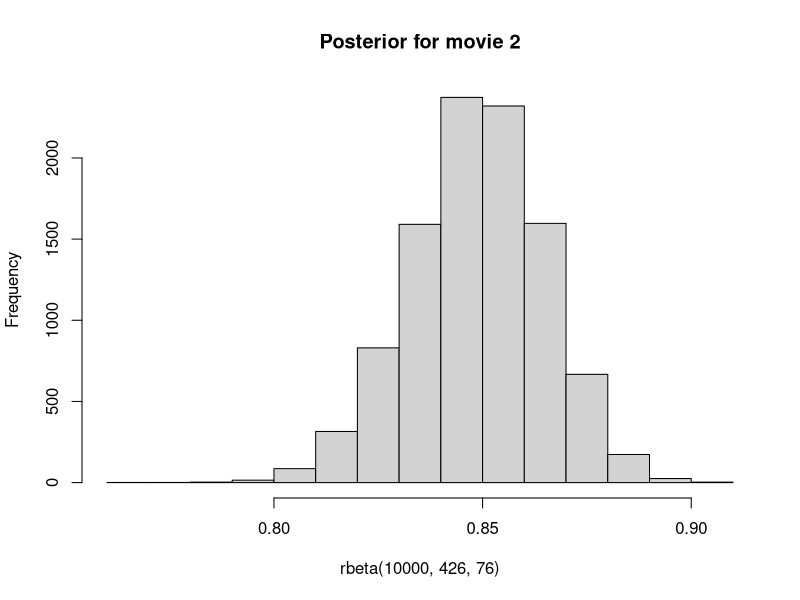
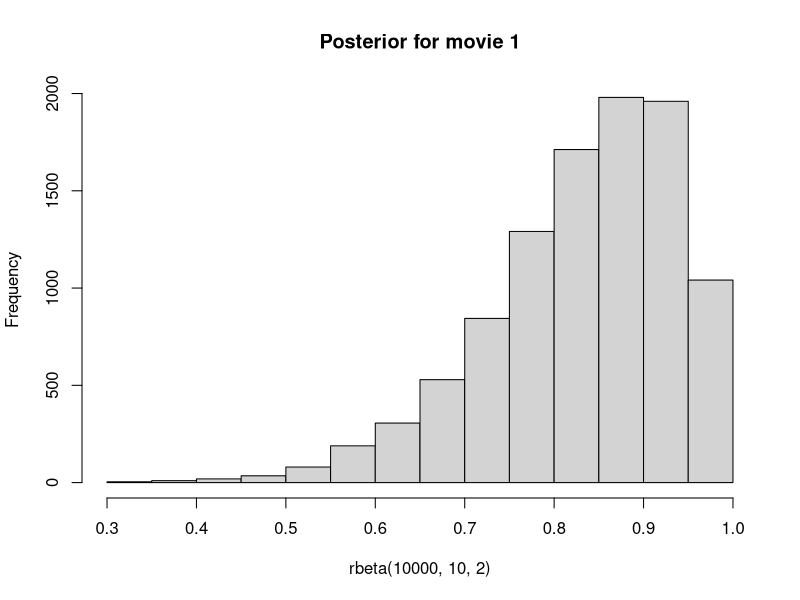
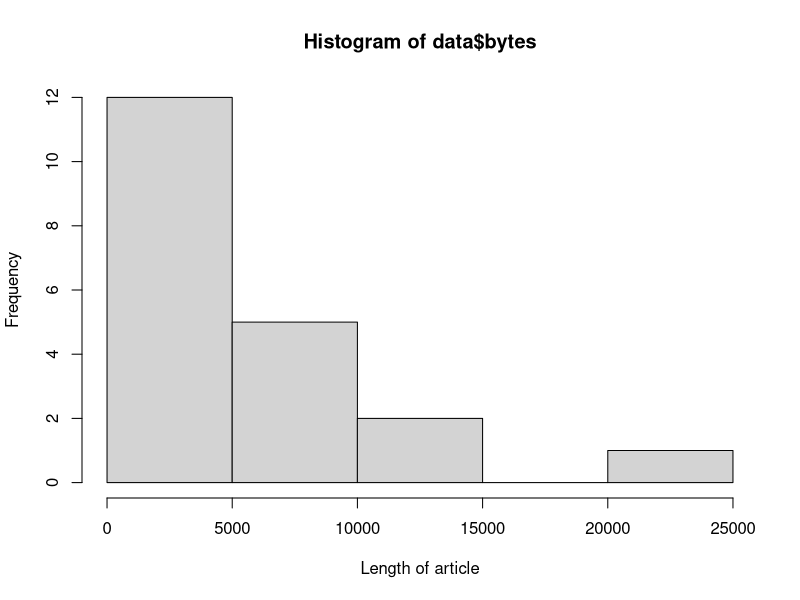
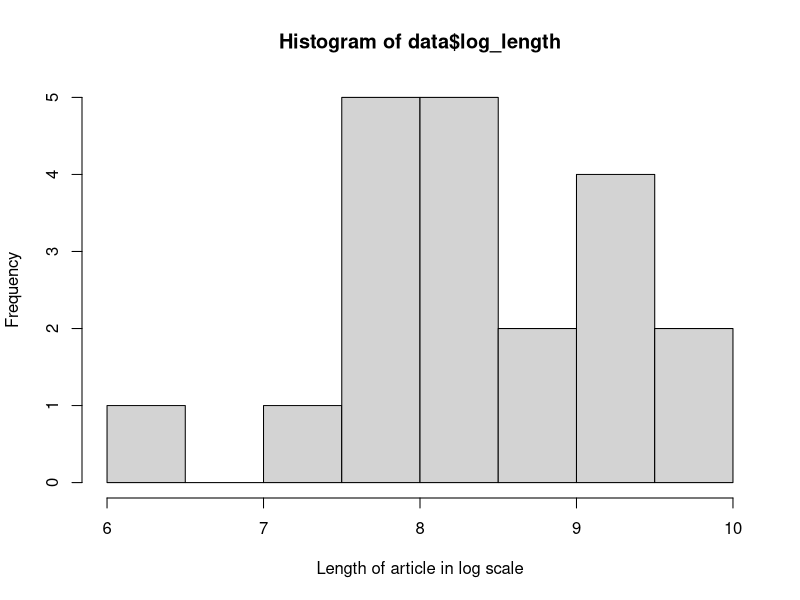
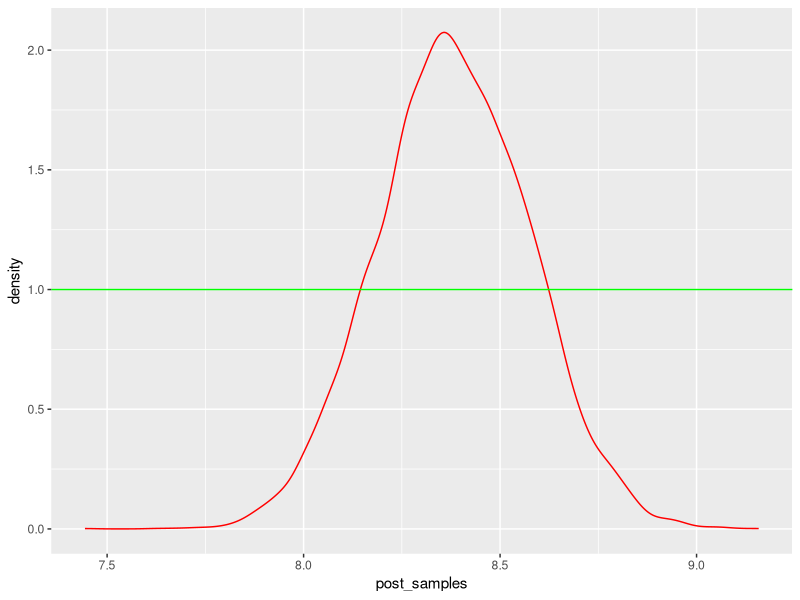

These charts were generated, in order, by the following R code:
## ---- chunk 1
library(ggplot2)
## ---- chunk 2
Median1 = qbeta(0.5, 10, 2)
Median2 = qbeta(0.5, 426, 76)
Median1
Median2
## ---- chunk 3
hist(rbeta(10000, 426, 76), main = "Posterior for movie 2")
## ---- chunk 4
hist(rbeta(10000, 10, 2), main = "Posterior for movie 1")
## ---- chunk 5
data = read.csv("randomwikipedia.txt")
hist(data$bytes, freq = T, xlab = "Length of article")
## ---- chunk 6
data["log_length"] = log(data$bytes)
hist(data$log_length, freq = T, xlab = "Length of article in log scale")
## ---- chunk 7
Mean = mean(data$log_length)
variance = var(data$log_length)
Mean
variance
## ---- chunk 8
post_samples = rnorm(10000, mean = Mean, sd = sqrt(variance/20))
ggplot() + geom_density(mapping = aes(post_samples), colour="red") + geom_hline(yintercept = 1, colour="green") 
## ---- chunk 9
qnorm(c(0.025, 1-0.025), Mean, sqrt(variance/20))
## ---- chunk 10
post_sig = 19 * variance / rchisq(100000, 19)
post_mu = rnorm(100000, Mean, sqrt(post_sig/20))
quantile(post_mu,c(0.025, 1-0.025))
## ---- chunk 11
quantile(post_sig,c(0.025, 1-0.025))
## ---- chunk 12
draws=rnorm(1000000, post_mu, sqrt(post_sig))
## ---- chunk 13
exp(quantile(draws, c(0.025, 1-0.025)))
## ---- chunk 14
small_article_length = min(data$log_length)
mean(draws < small_article_length) #Mean will give the fraction of articles smaller than the smallest in the data
